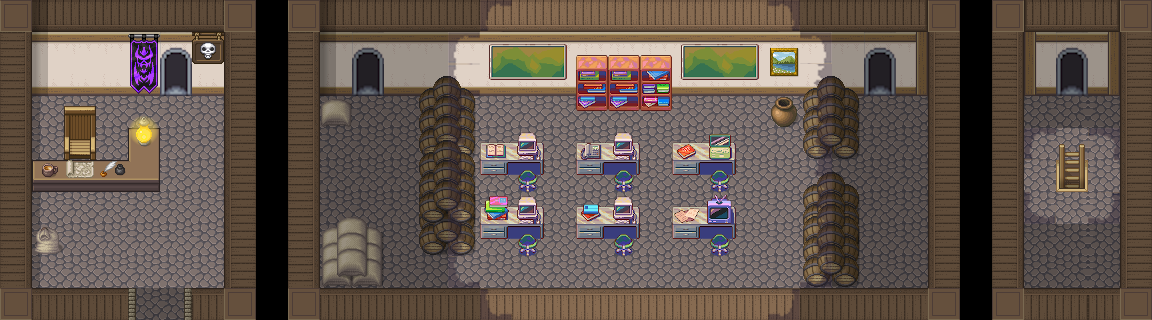

This is a level from a 2D game, rendered from its Tiled map with the project's own tilesets. A one-line summary and the map file follow, with tile-layer data summarised:
An orthogonal 36x10 tile map with 32x32 px tiles, 5 tile layers (Tile Layer 1, Tile Layer 2, Tile Layer 3, Tile Layer 4, ...), 4 tilesets and 41 objects (start, teleport, internal_door_1, internal_door_2, collide2, ...).

<map version="1.10" tiledversion="1.11.0" orientation="orthogonal" renderorder="right-down" width="36" height="10" tilewidth="32" tileheight="32" infinite="0" nextlayerid="7" nextobjectid="55">
 <tileset firstgid="1" source="[Base]BaseChip_pipo.tsx" />
 <tileset firstgid="1065" source="../../spritesheets/slates.tsx" />
 <tileset firstgid="2353" source="../../spritesheets/Overworld.tsx" />
 <tileset firstgid="3793" source="coolschool_tileset.tsx" />
 <layer id="1" name="Tile Layer 1" width="36" height="10">
  <data>[360 cells, 338 non-empty, 12 distinct tile ids]</data>
 </layer>
 <layer id="2" name="Tile Layer 2" width="36" height="10">
  <data>[360 cells, 14 non-empty, 3 distinct tile ids]</data>
 </layer>
 <layer id="3" name="Tile Layer 3" width="36" height="10">
  <data>[360 cells, 86 non-empty, 40 distinct tile ids]</data>
 </layer>
 <layer id="4" name="Tile Layer 4" width="36" height="10">
  <data>[360 cells, 19 non-empty, 13 distinct tile ids]</data>
 </layer>
 <layer id="6" name="lighting" width="36" height="10">
  <data>[360 cells, 211 non-empty, 17 distinct tile ids]</data>
 </layer>
 <objectgroup id="5" name="Object Layer 1">
  <object id="1" name="Start Position" type="start" x="158.466" y="273.049">
   <point />
  </object>
  <object id="9" name="teleport" x="128.958" y="304.417" width="63.4167" height="16.5">
   <properties>
    <property name="destination" value="map" />
    <property name="direction" type="int" value="3" />
    <property name="x" type="int" value="105" />
    <property name="y" type="int" value="1175" />
   </properties>
  </object>
  <object id="11" name="internal_door_1" x="165" y="75" width="21.5" height="19.5">
   <properties>
    <property name="direction" type="int" value="3" />
    <property name="x" type="int" value="360" />
    <property name="y" type="int" value="108" />
   </properties>
  </object>
  <object id="12" name="internal_door_2" x="356.75" y="75.25" width="21.5" height="19.5">
   <properties>
    <property name="direction" type="int" value="3" />
    <property name="x" type="int" value="167" />
    <property name="y" type="int" value="102" />
   </properties>
  </object>
  <object id="13" name="collide2" x="577" y="142" width="61" height="18">
   <properties>
    <property name="collision" type="bool" value="true" />
   </properties>
  </object>
  <object id="14" name="collide6" x="577.5" y="207" width="61" height="18">
   <properties>
    <property name="collision" type="bool" value="true" />
   </properties>
  </object>
  <object id="15" name="collide1" x="673.5" y="143" width="61" height="18">
   <properties>
    <property name="collision" type="bool" value="true" />
   </properties>
  </object>
  <object id="16" name="collide3" x="481.5" y="143" width="61" height="18">
   <properties>
    <property name="collision" type="bool" value="true" />
   </properties>
  </object>
  <object id="17" name="collide4" x="481" y="206.5" width="61" height="18">
   <properties>
    <property name="collision" type="bool" value="true" />
   </properties>
  </object>
  <object id="18" name="collide5" x="673" y="206.5" width="61" height="18">
   <properties>
    <property name="collision" type="bool" value="true" />
   </properties>
  </object>
  <object id="19" name="collide7" x="576" y="54.5" width="95" height="55">
   <properties>
    <property name="collision" type="bool" value="true" />
   </properties>
  </object>
  <object id="20" name="teleport2" x="1057.79" y="163.25" width="28.9167" height="26.5">
   <properties>
    <property name="destination" value="corridor" />
   </properties>
  </object>
  <object id="24" name="computer-1" x="514" y="161.5" width="28" height="28.5">
   <properties>
    <property name="component" value="eos" />
    <property name="header" value="EOS computer" />
   </properties>
  </object>
  <object id="25" name="computer-2" x="610" y="159.75" width="28" height="28.5">
   <properties>
    <property name="component" value="computer" />
    <property name="header" value="Under development" />
   </properties>
  </object>
  <object id="26" name="computer-3" x="706" y="159.75" width="28" height="28.5">
   <properties>
    <property name="component" value="computer" />
    <property name="header" value="Under development" />
   </properties>
  </object>
  <object id="27" name="computer-4" x="513.5" y="225.25" width="28" height="28.5">
   <properties>
    <property name="component" value="computer" />
    <property name="header" value="Under development" />
   </properties>
  </object>
  <object id="28" name="computer-5" x="610.5" y="224.25" width="28" height="28.5">
   <properties>
    <property name="component" value="computer" />
    <property name="header" value="Under development" />
   </properties>
  </object>
  <object id="29" name="computer-6" x="706.5" y="224.25" width="28" height="28.5">
   <properties>
    <property name="component" value="computer" />
    <property name="header" value="Under development" />
   </properties>
  </object>
  <object id="32" name="collision-0001" x="26" y="288" width="108.667" height="6.66667">
   <properties>
    <property name="collision" type="bool" value="true" />
   </properties>
  </object>
  <object id="33" name="collision-0004" x="32.3332" y="87" width="129.334" height="6.66667">
   <properties>
    <property name="collision" type="bool" value="true" />
   </properties>
  </object>
  <object id="34" name="collision-0005" x="26.333" y="95.6667" width="7.334" height="190.667">
   <properties>
    <property name="collision" type="bool" value="true" />
   </properties>
  </object>
  <object id="35" name="collision-0006" x="225.333" y="94.6665" width="93.334" height="190.667">
   <properties>
    <property name="collision" type="bool" value="true" />
   </properties>
  </object>
  <object id="36" name="collision-0007" x="384.333" y="87.6665" width="481.334" height="5.667">
   <properties>
    <property name="collision" type="bool" value="true" />
   </properties>
  </object>
  <object id="37" name="collision-0015" x="186.333" y="287.166" width="748.334" height="5.667">
   <properties>
    <property name="collision" type="bool" value="true" />
   </properties>
  </object>
  <object id="38" name="collision-0008" x="189.333" y="87.3332" width="164.001" height="7.33367">
   <properties>
    <property name="collision" type="bool" value="true" />
   </properties>
  </object>
  <object id="39" name="collision-0009" x="931.333" y="88.1665" width="5.334" height="204.667">
   <properties>
    <property name="collision" type="bool" value="true" />
   </properties>
  </object>
  <object id="40" name="collision-0010" x="893.333" y="86.6665" width="37.334" height="7.667">
   <properties>
    <property name="collision" type="bool" value="true" />
   </properties>
  </object>
  <object id="41" name="collision-0012" x="326.333" y="230.666" width="52.334" height="54.667">
   <properties>
    <property name="collision" type="bool" value="true" />
   </properties>
  </object>
  <object id="42" name="collision-0011" x="420.333" y="95.6665" width="52.334" height="157.667">
   <properties>
    <property name="collision" type="bool" value="true" />
   </properties>
  </object>
  <object id="43" name="collision-0013" x="805.833" y="191.666" width="52.334" height="93.667">
   <properties>
    <property name="collision" type="bool" value="true" />
   </properties>
  </object>
  <object id="44" name="collision-0014" x="803.833" y="94.1665" width="52.334" height="62.0003">
   <properties>
    <property name="collision" type="bool" value="true" />
   </properties>
  </object>
  </objectgroup>
</map>
<!-- 10 of 41 objects omitted -->
